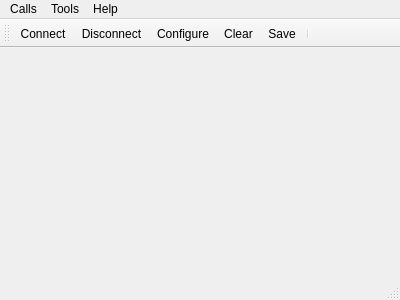
<?xml version="1.0" encoding="UTF-8"?>
<ui version="4.0">
 <class>MainWindow</class>
 <widget class="QMainWindow" name="MainWindow">
  <property name="geometry">
   <rect>
    <x>0</x>
    <y>0</y>
    <width>400</width>
    <height>300</height>
   </rect>
  </property>
  <property name="windowTitle">
   <string>Simple Terminal</string>
  </property>
  <widget class="QWidget" name="centralWidget">
   <layout class="QVBoxLayout" name="verticalLayout"/>
  </widget>
  <widget class="QMenuBar" name="menuBar">
   <property name="geometry">
    <rect>
     <x>0</x>
     <y>0</y>
     <width>400</width>
     <height>17</height>
    </rect>
   </property>
   <widget class="QMenu" name="menuCalls">
    <property name="title">
     <string>Calls</string>
    </property>
    <addaction name="actionConnect"/>
    <addaction name="actionDisconnect"/>
    <addaction name="separator"/>
    <addaction name="actionQuit"/>
   </widget>
   <widget class="QMenu" name="menuTools">
    <property name="title">
     <string>Tools</string>
    </property>
    <addaction name="actionConfigure"/>
    <addaction name="actionClear"/>
   </widget>
   <widget class="QMenu" name="menuHelp">
    <property name="title">
     <string>Help</string>
    </property>
    <addaction name="actionAbout"/>
    <addaction name="actionAboutQt"/>
   </widget>
   <addaction name="menuCalls"/>
   <addaction name="menuTools"/>
   <addaction name="menuHelp"/>
  </widget>
  <widget class="QToolBar" name="mainToolBar">
   <attribute name="toolBarArea">
    <enum>TopToolBarArea</enum>
   </attribute>
   <attribute name="toolBarBreak">
    <bool>false</bool>
   </attribute>
   <addaction name="actionConnect"/>
   <addaction name="actionDisconnect"/>
   <addaction name="actionConfigure"/>
   <addaction name="actionClear"/>
   <addaction name="actionSave"/>
   <addaction name="separator"/>
  </widget>
  <widget class="QStatusBar" name="statusBar"/>
  <action name="actionAbout">
   <property name="text">
    <string>&amp;About</string>
   </property>
   <property name="toolTip">
    <string>About program</string>
   </property>
   <property name="shortcut">
    <string>Alt+A</string>
   </property>
  </action>
  <action name="actionAboutQt">
   <property name="text">
    <string>About Qt</string>
   </property>
  </action>
  <action name="actionConnect">
   <property name="icon">
    <iconset resource="monitoringtool.qrc">
     <normaloff>:/images/connect.png</normaloff>:/images/connect.png</iconset>
   </property>
   <property name="text">
    <string>C&amp;onnect</string>
   </property>
   <property name="toolTip">
    <string>Connect to serial port</string>
   </property>
   <property name="shortcut">
    <string>Ctrl+O</string>
   </property>
  </action>
  <action name="actionDisconnect">
   <property name="icon">
    <iconset resource="monitoringtool.qrc">
     <normaloff>:/images/disconnect.png</normaloff>:/images/disconnect.png</iconset>
   </property>
   <property name="text">
    <string>&amp;Disconnect</string>
   </property>
   <property name="toolTip">
    <string>Disconnect from serial port</string>
   </property>
   <property name="shortcut">
    <string>Ctrl+D</string>
   </property>
  </action>
  <action name="actionConfigure">
   <property name="icon">
    <iconset resource="monitoringtool.qrc">
     <normaloff>:/images/settings.png</normaloff>:/images/settings.png</iconset>
   </property>
   <property name="text">
    <string>&amp;Configure</string>
   </property>
   <property name="toolTip">
    <string>Configure serial port</string>
   </property>
   <property name="shortcut">
    <string>Alt+C</string>
   </property>
  </action>
  <action name="actionClear">
   <property name="icon">
    <iconset resource="monitoringtool.qrc">
     <normaloff>:/images/clear.png</normaloff>:/images/clear.png</iconset>
   </property>
   <property name="text">
    <string>C&amp;lear</string>
   </property>
   <property name="toolTip">
    <string>Clear data</string>
   </property>
   <property name="shortcut">
    <string>Alt+L</string>
   </property>
  </action>
  <action name="actionQuit">
   <property name="icon">
    <iconset resource="monitoringtool.qrc">
     <normaloff>:/images/application-exit.png</normaloff>:/images/application-exit.png</iconset>
   </property>
   <property name="text">
    <string>&amp;Quit</string>
   </property>
   <property name="shortcut">
    <string>Ctrl+Q</string>
   </property>
  </action>
  <action name="actionSave">
   <property name="icon">
    <iconset resource="monitoringtool.qrc">
     <normaloff>:/images/saveButton.png</normaloff>:/images/saveButton.png</iconset>
   </property>
   <property name="text">
    <string>Save</string>
   </property>
   <property name="toolTip">
    <string>Save data</string>
   </property>
   <property name="shortcut">
    <string>Ctrl+S</string>
   </property>
  </action>
 </widget>
 <layoutdefault spacing="6" margin="11"/>
 <resources>
  <include location="monitoringtool.qrc"/>
 </resources>
 <connections/>
</ui>
